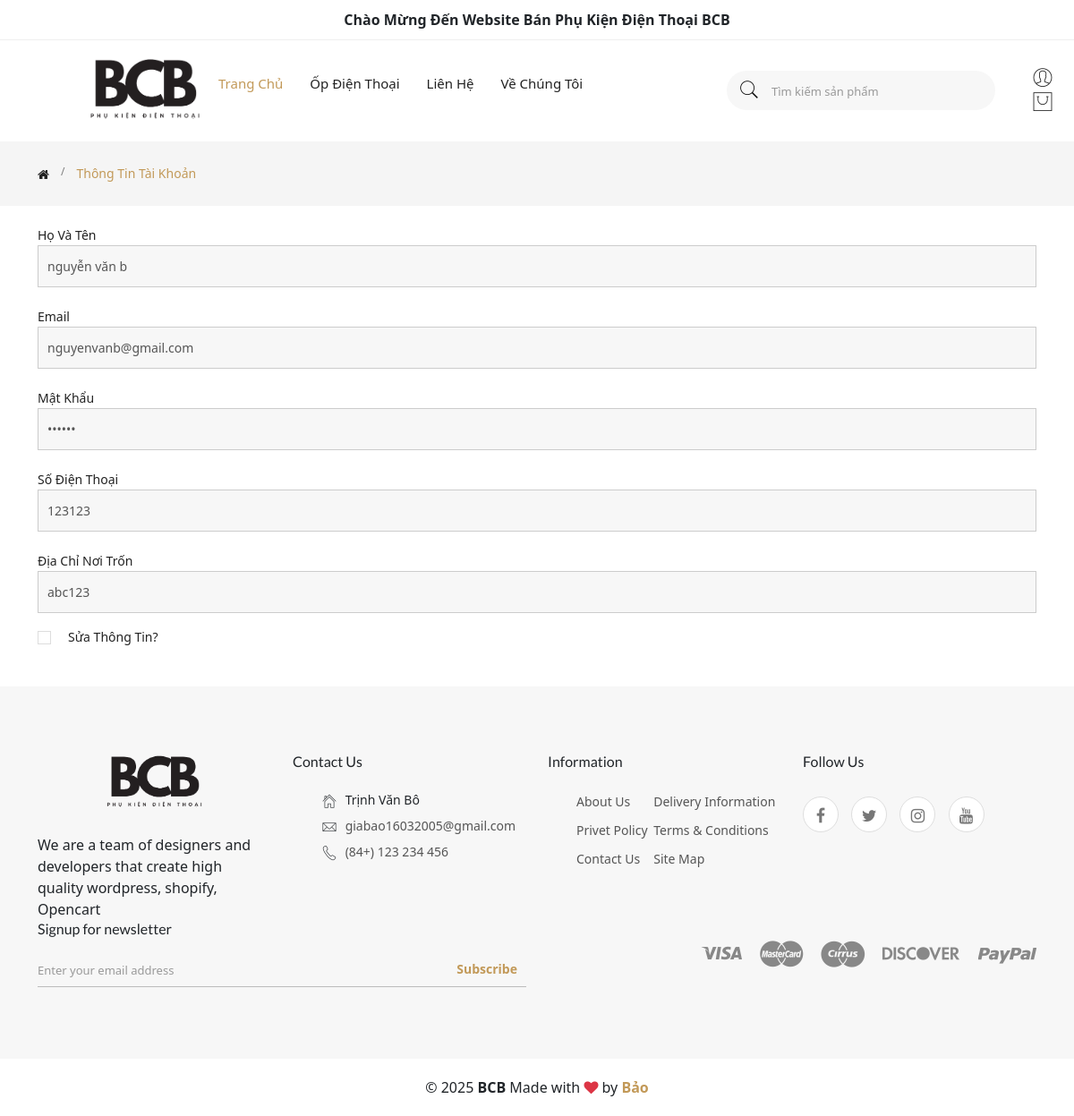
Page /?act=info-Acc&id=4 (signed in) on the committed database.
### tables this page shows
CREATE TABLE `danh_muc` (
  `dm_id` int NOT NULL,
  `ten_dm` varchar(255) NOT NULL,
  `an_hien` bit(1) DEFAULT b'1',
  `ngay_tao` datetime NOT NULL DEFAULT CURRENT_TIMESTAMP,
  `ngay_update` datetime NOT NULL DEFAULT CURRENT_TIMESTAMP
);

CREATE TABLE `taikhoan` (
  `tk_id` int NOT NULL,
  `ho_ten` varchar(255) NOT NULL,
  `dia_chi` varchar(255) NOT NULL,
  `email` varchar(255) NOT NULL,
  `sdt` varchar(11) NOT NULL,
  `mat_khau` varchar(255) NOT NULL,
  `role` bit(1) DEFAULT b'1',
  `ngay_tao` datetime NOT NULL DEFAULT CURRENT_TIMESTAMP,
  `ngay_update` datetime NOT NULL DEFAULT CURRENT_TIMESTAMP,
  `an_hien` bit(1) DEFAULT b'1'
);

### controllers/HomeController.php (called while the page is built, shortened)
<?php
require_once "models/Category.php";
require_once "models/taikhoan.php";
class HomeController
{
    private $category;
    public $taikhoan;
    public function __construct()
    {
        $this->category = new Category();
        $this->taikhoan = new Taikhoan();
    }
    public function infoAcc()
    {
        $tk_id = $_GET['id'];
        $listCategory = $this->category->getAllCategory();
        $TKById = $this->taikhoan->getTKById($tk_id);
        require_once './views/infoAcc.php';
    }
}

### index.php (called while the page is built, shortened)
<?php
require_once './commons/function.php';
require_once './controllers/HomeController.php';
require_once './models/Category.php';
require_once './models/Taikhoan.php';
$act = $_GET['act'] ?? 'trang-chu';
match ($act) {
    'trang-chu' => (new HomeController())->trangchu(),
    'gioi-thieu' => (new HomeController())->gioiThieu(),
    'chi-tiet-san-pham' => (new ProductController())->chiTietProduct(),
    'san-pham-theo-danh-muc' => (new ProductController())->productCategory(),
    'dang-nhap' => (new HomeController())->formDangNhap(),
    'check-dang-nhap' => (new HomeController())->dangNhap(),
    'dang-ky' => (new HomeController())->formDangKy(),
    'check-dang-ky' => (new HomeController())->dangKy(),
    'dang-xuat' => (new HomeController())->logout(),
    'xoa-ghi-nho' => (new HomeController())->xoaCookie(),
    'lien-he' => (new HomeController())->lienHe(),
    'thanh-toan' => (new HomeController())->thanhToan(),
    'them-vao-gio-hang' => (new CartController())->addToCart(),
    'gio-hang' => (new CartController())->showCart(),
    'xoa-gio-hang' => (new CartController())->deleteCart(),
    'xac-nhan-don' => (new OrderController())->xacNhanDon(),
    'lich-su-don' => (new OrderController())->orderHistory(),
    'chi-tiet-don-hang' => (new OrderController())->detailOrder(),
    'info-Acc' => (new HomeController())-> infoAcc(),
    'edit-thong-tin' => (new HomeController())-> editInfo(),
    'addBinhLuan' => (new HomeController())->addBinhLuan(),
    'danh-gia' => (new OrderController())->showReviewForm(),
    'addEvaluation' => (new HomeController())->addEvaluation(),
};

### commons/function.php (called while the page is built, shortened)
<?php
function connectDB()
{
    $host = DB_HOST;
    $port = DB_PORT;
    $dbname = DB_NAME;
    try {
        $conn = new PDO("mysql:host=$host;port=$port;dbname=$dbname", DB_USERNAME, DB_PASSWORD);
        $conn->setAttribute(PDO::ATTR_ERRMODE, PDO::ERRMODE_EXCEPTION);
        $conn->setAttribute(PDO::ATTR_DEFAULT_FETCH_MODE, PDO::FETCH_ASSOC);
        return $conn;
    } catch (PDOException $e) {
        echo("Connection failed: " . $e->getMessage());
    }
}

### models/Category.php (called while the page is built)
<?php
class Category
{
    public $conn;
    public function __construct()
    {
        $this->conn = connectDB();
    }
    public function getAllCategory()
    {
        try {
            $sql = "SELECT * FROM danh_muc";
            $stmt = $this->conn->prepare($sql);
            $stmt->execute();
            return $stmt->fetchAll();
        } catch (Exception $e) {
            echo 'Lỗi getAllCategory() '.$e->getMessage();
        }
    }
}

### models/Taikhoan.php (called while the page is built, shortened)
<?php
class Taikhoan
{
    public $conn;
    public function __construct()
    {
        $this->conn = connectDB();
    }
    public function getTKById($tk_id)
    {
        try {
            $sql = "SELECT * FROM taikhoan WHERE tk_id = :tk_id";
            $stmt = $this->conn->prepare($sql);
            $stmt->execute([
                ':tk_id' => $tk_id
            ]);
            return $stmt->fetch();
        } catch (Exception $e) {
            echo 'Lỗi getTKById() '.$e->getMessage();
        }
    }
}

### views/infoAcc.php (the view, shortened to what this page needs)
<!doctype html>
<html class="no-js" lang="zxx">
<head>
    <link rel="stylesheet" href="assets/css/vendor/bootstrap.min.css">
    <link rel="stylesheet" href="assets/css/vendor/pe-icon-7-stroke.css">
    <link rel="stylesheet" href="assets/css/vendor/font-awesome.min.css">
    <link rel="stylesheet" href="assets/css/plugins/slick.min.css">
    <link rel="stylesheet" href="assets/css/plugins/animate.css">
    <link rel="stylesheet" href="assets/css/plugins/nice-select.css">
    <link rel="stylesheet" href="assets/css/plugins/jqueryui.min.css">
    <link rel="stylesheet" href="assets/css/style.css">
    <link href="https://cdn.jsdelivr.net/npm/bootstrap@5.0.2/dist/css/bootstrap.min.css" rel="stylesheet"
>
        <link href="https://cdn.jsdelivr.net/npm/bootstrap@5.3.2/dist/css/bootstrap.min.css" rel="stylesheet">
</head>
<body>
    <?php include_once "views/layout/header.php" ?>
    <main>
        <div class="breadcrumb-area">
            <div class="container">
                <div class="row">
                    <div class="col-12">
                        <div class="breadcrumb-wrap">
                            <nav aria-label="breadcrumb">
                                <ul class="breadcrumb">
                                    <li class="breadcrumb-item"><a
                                            href="<?= BASE_URL?>"><i
                                                class="fa fa-home"></i></a></li>
                                    <li class="breadcrumb-item active" aria-current="page">Thông tin tài khoản</li>
                                </ul>
                            </nav>
                        </div>
                    </div>
                </div>
            </div>
        </div>
        <div class="container">
            <div class="col-lg-12">
                <div class="checkout-billing-details-wrap">
                    <div class="billing-form-wrap mt-3">
                        <div class="single-input-item">
                            <label for="ho_ten">Họ và tên</label>
                            <input type="text" placeholder="Tên đăng nhập" name="ho_ten"
                                value="<?= $TKById['ho_ten'] ?>"
                                readonly>
                        </div>
                        <div class="single-input-item">
                            <label for="email">Email</label>
                            <input type="email" placeholder="email@gmail.com" name="email"
                                value="<?= $TKById['email'] ?>"
                                readonly>
                        </div>
                        <div class="single-input-item">
                            <label for="mat_khau">Mật khẩu</label>
                            <input type="password" placeholder="email@gmail.com" name="mat_khau"
                                value="<?= $TKById['mat_khau'] ?>"
                                readonly>
                        </div>
                        <div class="single-input-item">
                            <label for="sdt">Số điện thoại</label>
                            <input type="text" placeholder="Số điện thoại" name="sdt"
                                value="<?= $TKById['sdt'] ?>"
                                readonly>
                        </div>
                        <div class="single-input-item">
                            <label for="dia_chi">Địa chỉ nơi trốn</label>
                            <input type="text" placeholder="Địa chỉ nơi trốn" name="dia_chi"
                                value="<?= $TKById['dia_chi'] ?>"
                                readonly>
                        </div>
                        <div class="checkout-box-wrap">
                            <div class="single-input-item">
                                <div class="custom-control custom-checkbox">
                                    <label class="custom-control-label" for="ship_to_different">Sửa thông tin?</label>
                                </div>
                            </div>
                        </div>
                    </div>
                </div>
            </div>
        </div>
        <br> <br>
    </main>
    <?php include_once "views/layout/footer.php" ?>
</body>
</html>

### views/layout/menu.php
<nav class="desktop-menu">
    <ul>
        <li class="active"><a href="<?= BASE_URL?>" style="text-decoration:none;">trang chủ</a>
        </li>
        <?php foreach ($listCategory as $category) {?>
        <li class="position-static"><a style="text-decoration:none;"
                href="<?php echo BASE_URL.'?act=san-pham-theo-danh-muc&id='.$category['dm_id'] ?>"><?= $category['ten_dm'] ?></a>
        </li>
        <?php  } ; ?>
        <li><a href="<?= BASE_URL.'?act=lien-he'?>" style="text-decoration:none;">liên hệ</a>
        </li>
        <li><a
                href="<?= BASE_URL.'?act=gioi-thieu'?>" style="text-decoration:none;">Về
                chúng tôi</a></li>
    </ul>
</nav>

### views/infoAcc.php (style rules this page uses)
a, a:hover { text-decoration: none; }

### rows in the picture
danh_muc: ten_dm "Ốp Điện Thoại"
taikhoan: ho_ten "nguyễn văn b", email "nguyenvanb@gmail.com", sdt "123123", dia_chi "abc123"
